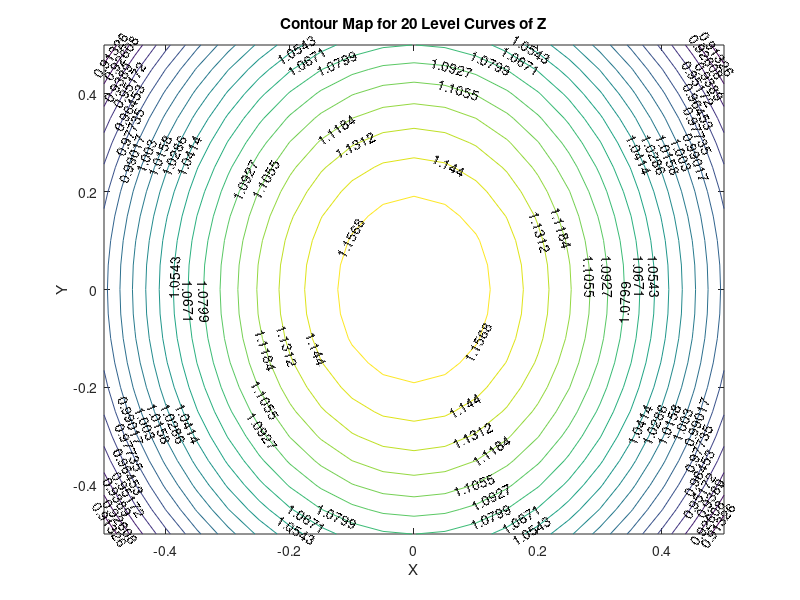

MATLAB code for this plot:
%% Question 3b
[x,y] = meshgrid(-0.5:0.05:0.5);
z = (-cos((x.^2)*y+1)+sqrt((cos((x.^2)*y+1)).^2+4*(x.^2+1).*(2-x.^2-y.^2)))./(2*(x.^2+1));
[c h] = contour(x,y,z,20);
clabel (c,h)

% Add labels
title('Contour Map for 20 Level Curves of Z');
xlabel('X');
ylabel('Y');